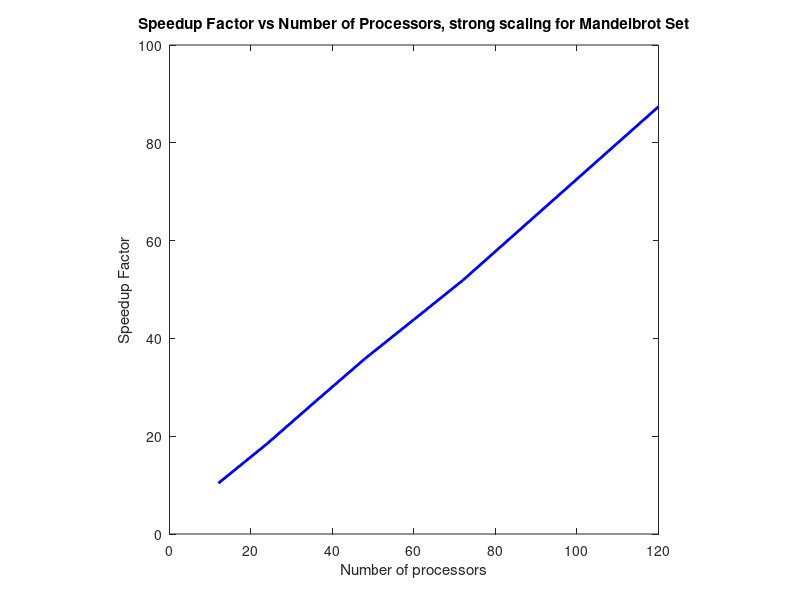
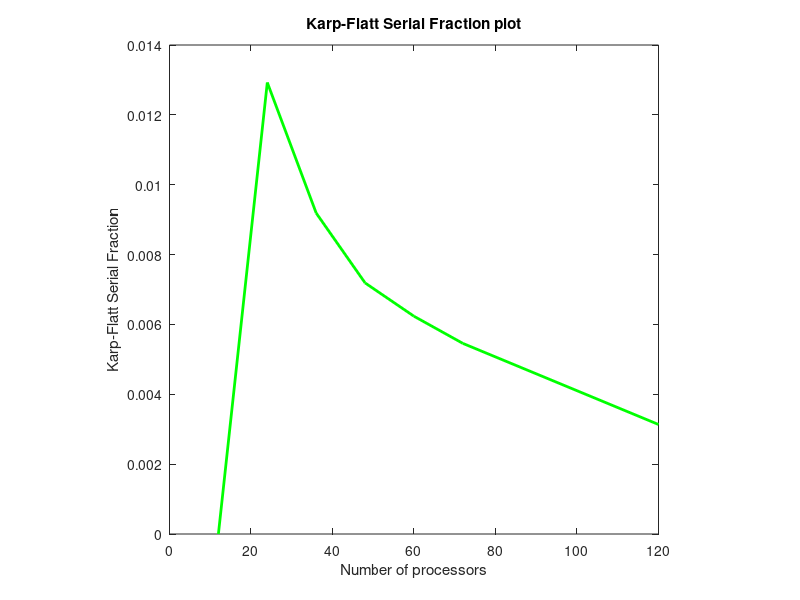

MATLAB code for these plots, in order:
clear all; close all; clc;
m1 = load('mandelbrot12.dat');
m2 = load('mandelbrot24.dat');
m3 = load('mandelbrot36.dat');
m4 = load('mandelbrot48.dat');
m5 = load('mandelbrot60.dat');
m6 = load('mandelbrot72.dat');
m7 = load('mandelbrot120.dat');
format long;

m = m1;
m(2,:) = m2;
m(3,:) = m3;
m(4,:) = m4;
m(5,:) = m5;
m(6,:) = m6;
m(7,:) = m7;

%Time required to run the serial code
t = 317.86;
%m(:,1) = m(:,1)/12;

for i = 1:7
    m(i,4) = t/m(i,2);
end

%Calculating Karp-Flatt serial metric
for i = 2:7
    m(i,5) = abs(((1/m(i,4))-1/(m(i,1)))/(1-(1/m(i,1))));
end

figure(1);
plot(m(:,1), m(:,4), '-b', 'LineWidth', 2);
title('Speedup Factor vs Number of Processors, strong scaling for Mandelbrot Set');
xlabel('Number of processors');
ylabel('Speedup Factor');
axis square;

figure(2);
plot(m(:,1), m(:,5), '-g', 'LineWidth', 2);
title('Karp-Flatt Serial Fraction plot');
xlabel('Number of processors');
ylabel('Karp-Flatt Serial Fraction');
axis square;